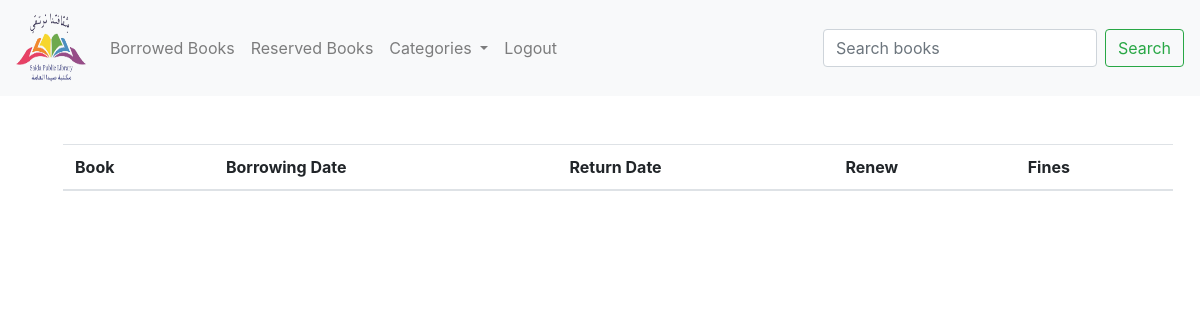
The page /reserved_books/2 (signed in) on the database as committed earlier.
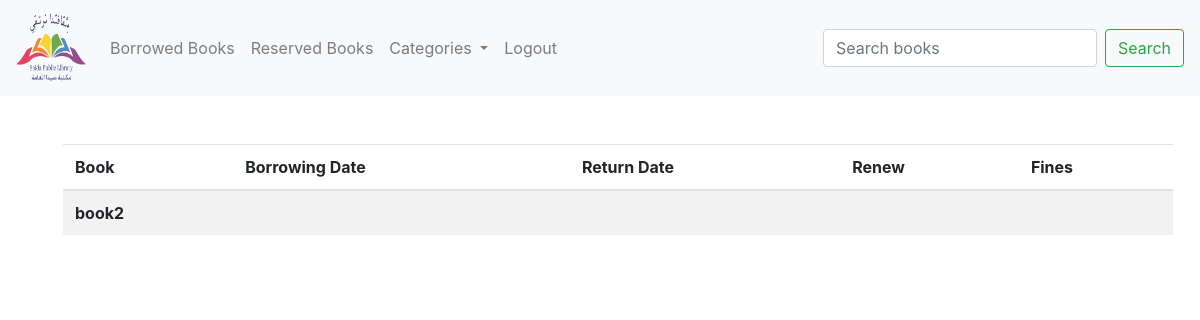
The same page on the database as committed later.
### booksTransaction/models.py (models this page shows, shortened)
class Reservation(models.Model):
    book=models.ForeignKey(Book,on_delete=models.CASCADE)
    user=models.ForeignKey(User,on_delete=models.CASCADE)
    reservation_date= models.DateField(default=datetime.datetime.now())

### books/models.py (models this page shows, shortened)
class Book(models.Model):
    book_title=models.CharField('book_title',max_length=120)
    description=models.TextField('description',null=True)
    author_name=models.CharField('author_name',max_length=120)
    number_of_pages=models.IntegerField('number_of_pages')
    number_of_copies=models.IntegerField('number_of_copies')
    publication_year=models.IntegerField('publication_year')
    lang_id=models.ForeignKey(Language,on_delete=models.CASCADE)
    cat_id=models.ForeignKey(Category,on_delete=models.CASCADE)
    book_img=models.ImageField(null=True,blank=True,upload_to="assets/")

### booksTransaction/views.py (the view)
# urls.py: path('reserved_books/<user_id>',booksTrans_view.reserved_books,name="reserved_books"),
@login_required(login_url='login')
def reserved_books(request,user_id):
    member=User.objects.get(pk=user_id)
    reserved_books=Reservation.objects.filter(user=member)
    return render(request,"reserved.html",{'books':reserved_books,'cats':cats})

### books/models.py (called while the page is built)
    def __str__(self):
        return self.name

### booksTransaction/templates/reserved.html (shortened to what this page needs)
{% extends 'base.html' %}
{% block content %}
<table class="table table-striped">
    <thead>
      <tr>
        <th scope="col">Book</th>
        <th scope="col">Borrowing Date</th>
        <th scope="col">Return Date</th>
        <th scope="col">Renew</th>
        <th scope="col">Fines</th>
      </tr>
    </thead>
    <tbody>
        {% for book in books %}
            <tr>
                <th scope="row">{{book.book.book_title}}</th>
                <td>{{book.borrow_date}}</td>
                <td>{{book.return_date}}</td>
                <td>
                </td>
                <td>
                </td>
            </tr>
        {% endfor %}
    </tbody>
  </table>
{% endblock %}

Rows that differ between the two databases and show on the page:
added Reservation: book.book_title "book2"
